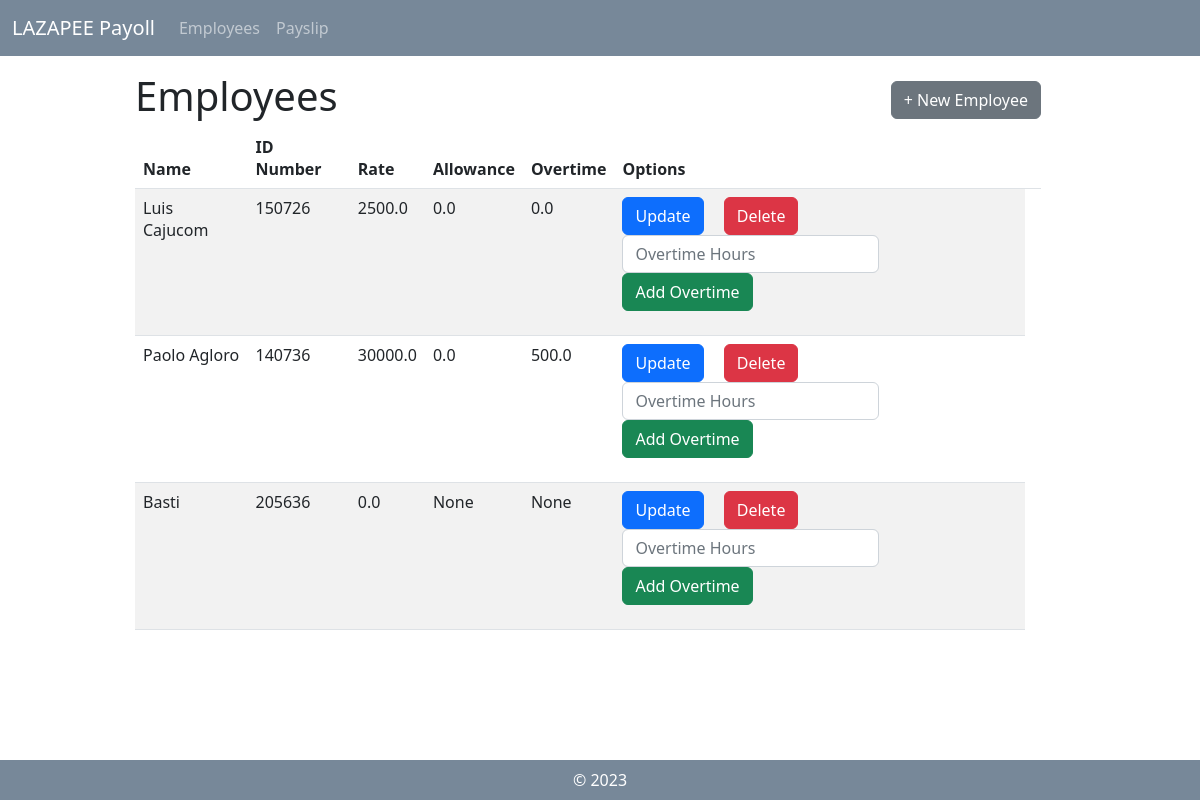
The app's page /, older data.
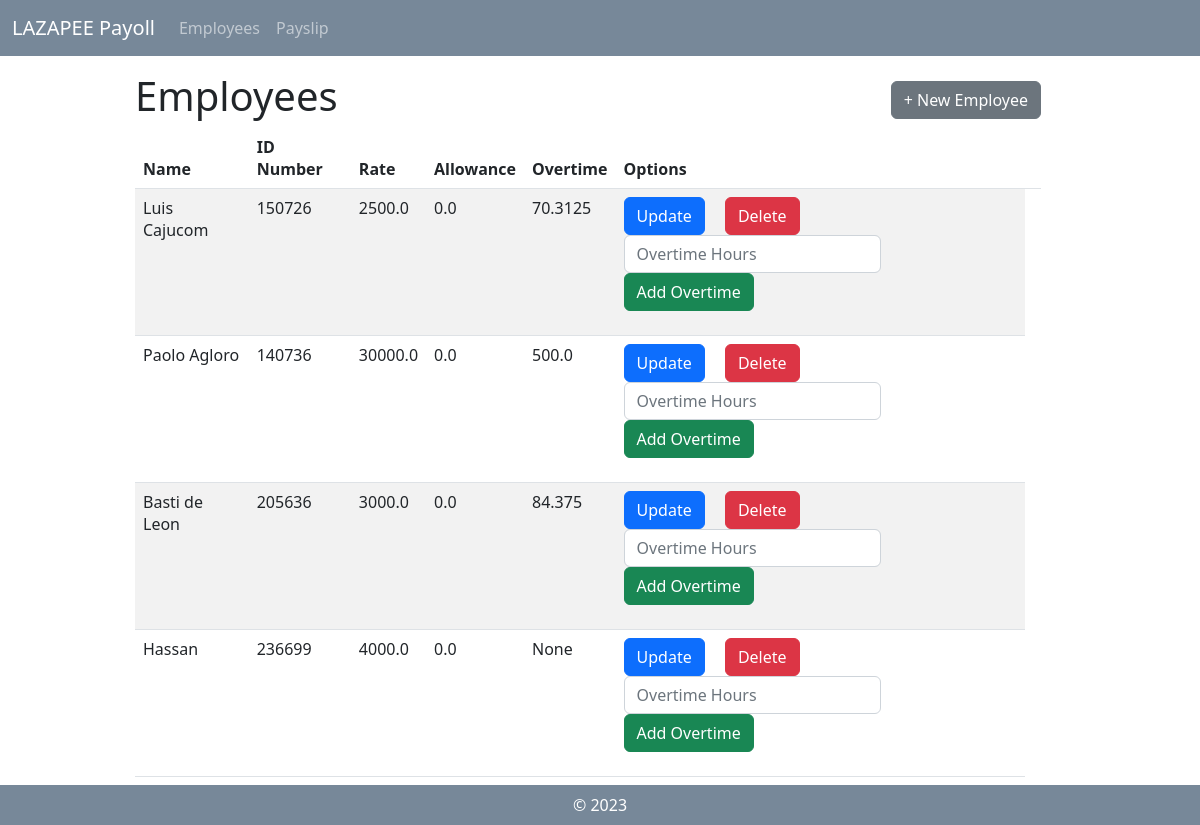
The same page, newer data.
### payroll_app/models.py (models this page shows, shortened)
class Employee(models.Model):
    name = models.CharField(max_length=255)
    id_number = models.CharField(max_length=20, unique=True)
    rate = models.FloatField()
    overtime_pay = models.FloatField(null = True, blank = True)
    allowance = models.FloatField(null = True, blank = True)

### payroll_app/views.py (the view)
# urls.py: path('', views.view_employee, name='view_employee'),
def view_employee(request):
        employee_objects = Employee.objects.all()
        return render(request, 'payroll_app/view_employee.html',{'employees':employee_objects})

### payroll_app/templates/payroll_app/view_employee.html
{% extends 'payroll_app/base.html' %}
{% load static %}
                {% block content %}
                <div class="row">
                    <div class="mx-auto col-10 col-md-10 col-lg-10 mt-3">
                        <div style="display: flex; align-items: center;">
                            <h1>Employees</h1>
                            <a type="button" class="btn btn-secondary" href="{% url 'create_employee'%}" style="margin-left: auto;">+ New Employee</a>
                        </div>
                        <div class="col-xs-1 center-block">
                            <table class="table table-striped mb-5">
                                <thead>
                                    <th scope="col"> Name </th>
                                    <th scope="col"> ID Number </th>
                                    <th scope="col"> Rate </th>
                                    <th scope="col"> Allowance </th>
                                    <th scope="col"> Overtime </th>
                                    <th scope="col"> Options </th>
                                    <th scope="col">  </th>
                                </thead>
                                <tbody>
                                    {% for d in employees %}
                                    <tr>
                                        <td> {{ d.name }} </td>
                                        <td> {{ d.id_number }} </td>
                                        <td> {{ d.rate }} </td>
                                        <td> {{ d.allowance }} </td>
                                        <td> {{ d.overtime_pay }} </td>
                                        <td>
                                            <form id="employee_update" method="POST" action="{% url 'calculate_overtimepay' pk=d.pk %}">{% csrf_token %}
                                                <div class="form-check-inline">
                                                    <a type="button" class="btn btn-primary" href="{% url 'update_employee' pk=d.pk %}">Update</a>
                                                </div>
                                                <div class="form-check-inline">
                                                    <a type="button" class="btn btn-danger" href="{% url 'delete_employee' pk=d.pk %}">Delete</a>
                                                </div>
                                                <br>
                                                <div class="form-check-inline">
                                                    <input type="number" class="form-control" id="overtime_hours" name="overtime_hours" placeholder="Overtime Hours">
                                                </div>
                                                <div class="form-check-inline">
                                                    <button type="submit" class="btn btn-Success">Add Overtime</button>
                                                </div>
                                            </form>
                                        </td>
                                    </tr>
                                    {% endfor %}
                                </tbody>
                            </table>
                        </div>
                    </div>
                </div>
                {% endblock %}

Row changes from the older to the newer data that the page shows:
removed Employee: name "Basti", id_number "205636", rate "0.0", allowance "None", overtime_pay "None"
changed Employee "Luis Cajucom": overtime_pay "0.0" → "70.3125"
added Employee: name "Basti de Leon", id_number "205636", rate "3000.0", allowance "0.0", overtime_pay "84.375"
added Employee: name "Hassan", id_number "236699", rate "4000.0", allowance "0.0", overtime_pay "None"
